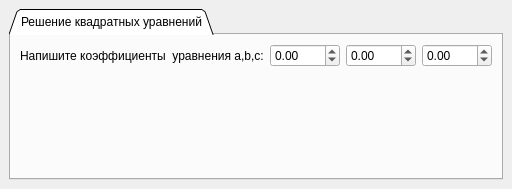
<?xml version="1.0" encoding="UTF-8"?>
<ui version="4.0">
 <class>MainFolder</class>
 <widget class="QMainWindow" name="MainFolder">
  <property name="geometry">
   <rect>
    <x>0</x>
    <y>0</y>
    <width>494</width>
    <height>189</height>
   </rect>
  </property>
  <property name="windowTitle">
   <string>Решалка</string>
  </property>
  <widget class="QWidget" name="centralwidget">
   <layout class="QVBoxLayout" name="verticalLayout">
    <item>
     <widget class="QTabWidget" name="tabWidget">
      <property name="tabShape">
       <enum>QTabWidget::Triangular</enum>
      </property>
      <property name="currentIndex">
       <number>0</number>
      </property>
      <widget class="QWidget" name="tab">
       <attribute name="title">
        <string>Решение квадратных уравнений</string>
       </attribute>
       <layout class="QVBoxLayout" name="verticalLayout_2">
        <item>
         <layout class="QHBoxLayout" name="horizontalLayout">
          <item>
           <widget class="QLabel" name="label">
            <property name="text">
             <string>Напишите коэффициенты  уравнения a,b,c:</string>
            </property>
           </widget>
          </item>
          <item>
           <widget class="QDoubleSpinBox" name="val_a">
            <property name="maximumSize">
             <size>
              <width>70</width>
              <height>16777215</height>
             </size>
            </property>
            <property name="minimum">
             <double>-100000000000000007629769841091887003294964970946560.000000000000000</double>
            </property>
            <property name="maximum">
             <double>100000000000000007629769841091887003294964970946560.000000000000000</double>
            </property>
           </widget>
          </item>
          <item>
           <widget class="QDoubleSpinBox" name="val_b">
            <property name="maximumSize">
             <size>
              <width>70</width>
              <height>16777215</height>
             </size>
            </property>
            <property name="minimum">
             <double>-100000000000000007629769841091887003294964970946560.000000000000000</double>
            </property>
            <property name="maximum">
             <double>100000000000000007629769841091887003294964970946560.000000000000000</double>
            </property>
           </widget>
          </item>
          <item>
           <widget class="QDoubleSpinBox" name="val_c">
            <property name="maximumSize">
             <size>
              <width>70</width>
              <height>16777215</height>
             </size>
            </property>
            <property name="minimum">
             <double>-100000000000000007629769841091887003294964970946560.000000000000000</double>
            </property>
            <property name="maximum">
             <double>100000000000000007629769841091887003294964970946560.000000000000000</double>
            </property>
           </widget>
          </item>
         </layout>
        </item>
        <item>
         <widget class="QLabel" name="ABCshow">
          <property name="text">
           <string/>
          </property>
         </widget>
        </item>
        <item>
         <widget class="QLabel" name="x1show">
          <property name="text">
           <string/>
          </property>
         </widget>
        </item>
        <item>
         <widget class="QLabel" name="x2show">
          <property name="text">
           <string/>
          </property>
         </widget>
        </item>
       </layout>
      </widget>
     </widget>
    </item>
   </layout>
  </widget>
 </widget>
 <resources/>
 <connections/>
</ui>
